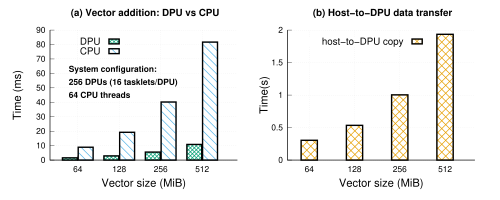

Write the gnuplot code that produced this figure.
set term postscript size 5in,2in linewidth 1 color eps enhanced 22
set encoding utf8

set output "va_naive.eps"
set datafile separator ","

load "styles.inc"

load "common.gnuplot" 
load "linetypes.gnuplot"

## Variables
COEFF = 1000  #how much we multiply values; in this case we are changin seconds to milli seconds

## Set margins
MX=0.0
MY=0.0

## Graph sizes
SX=0.45
SY=0.5


## Common layout (shared by all plots)
set style data histogram
set style histogram clustered gap 0.3

## Multiplot settings

## mp_startx # Left edge of col 0 plot area
## mp_starty          # Top of row 0 plot area
## mp_width            # Total width of plot area
## mp_height         # Total height of plot area
## mp_rowgap         # Gap between plot rows
## mp_colgap          # Gap between plot columns
          

mp_startx=0.1
mp_starty=0.15

mp_height=0.65
mp_rowgap=0.19
mp_colgap=0.1
mp_width=0.85


eval mpSetup(2,1)

set ytics nomirror
set grid ytics


set ytics font ",12"


eval mpNext
# --- GRAPH a (top left)

set title " (a) Vector addition: DPU vs CPU" font "Helvetica-bold,14" #offset 0,-0.2
set xlabel "Vector size (MiB)" font ",16"
set xtics("64" 1, "128" 2, "256" 3, "512" 4) font ",12"
set style fill solid border -1

set boxwidth 0.36
set xtics offset 0,0.4,0
set ytics offset 0.5,0,0
set xlabel offset 0,1,0

dx=0.19
set offset 0.3, 0.3, 0, 0 #left,right,top,bottom

#set label 2 "xx: " at screen 0.2,0.53 font "Arial,11"
#set key  reverse Left maxrows 1 spacing 1.75 samplen 1 width 1.75 invert center at graph 1,1.07 font ",12"
#set key inside top left samplen 1 font ",12" 
set key samplen 1 font ",14" at graph 0.4,0.95

set label "System configuration:" at graph 0.1,0.7 font "Helvetica-bold,12"
set label "256 DPUs (16 tasklets/DPU)" at graph 0.1,0.6 font "Helvetica-bold,12"
set label "64 CPU threads" at graph 0.1,0.5 font "Helvetica-bold,12"

set ylabel "Time (ms)" font ",16"  offset 2,0


plot 'data/dpu/va_naive_dpu.csv' using ($1-dx):($4*COEFF) title "DPU " with boxes ls 1 lc rgb C3 fillstyle pattern 2, \
     'data/host/va_naive_cpu.csv' u ($1+dx):($3*COEFF) t "CPU " with boxes ls 1 lc rgb C2 fillstyle pattern 4, \
   

eval mpNext
# --- GRAPH b (top right)
unset label

set title " (b) Host-to-DPU data transfer" font "Helvetica-bold,14" #offset 0,-0.2

set ylabel "Time(s)" font ",16"  offset 4,0
set key samplen 1 font ",14" at graph 0.75,0.95
set yrange[0:2]
plot 'data/dpu/va_naive_dpu.csv' using ($1):($3) title "host-to-DPU copy " with boxes ls 1 lc rgb C1 fillstyle pattern 1, \
     #'data/vary_n/dpu_poly_multi_naive.csv' u ($1-dx):($5*COEFF + $6*COEFF) t "host-dpu " ls 2 with boxes, \
     


unset multiplot
### End multiplot

     
!epstopdf "va_naive.eps"
!rm "va_naive.eps"
quit
